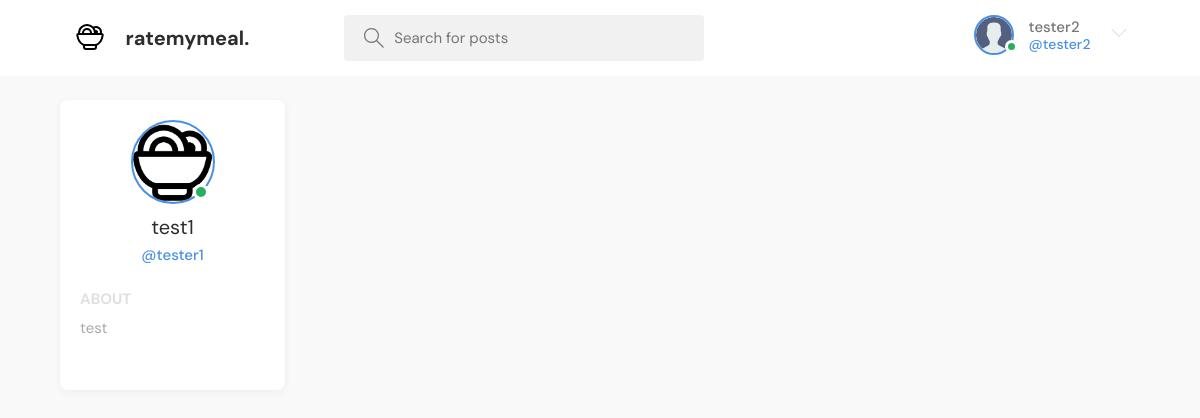
Screenshot of /profile/6/ (signed in) with the database file from the repository.
### base/models.py (models this page shows, shortened)
class User(AbstractUser):
    name = models.CharField(max_length=200, null=True)
    email = models.EmailField(unique=True, null=True)
    bio = models.TextField(null=True)
    avatar = models.ImageField(null=True, default="avatar.svg")
    USERNAME_FIELD = 'email'
    REQUIRED_FIELDS = ['username']

### base/views.py (the view)
# urls.py: path('profile/<str:pk>/', views.userProfile, name="user-profile"),
def userProfile(request, pk):
    user = get_object_or_404(User, id=pk)
    reviews = Review.objects.filter(user=user)
    return render(request, 'base/profile.html', {'user': user, 'reviews': reviews})

### base/templates/base/profile.html (shortened to what this page needs)
{% extends 'main.html' %}
{% block content %}
<main class="profile-page layout layout--3">
  <div class="container">
    <div class="itemList">
      <div class="profile">
        <div class="profile__avatar">
          <div class="avatar avatar--large active">
            <img src="{{user.avatar.url}}" />
          </div>
        </div>
        <div class="profile__info">
          <h3>{{user.name}}</h3>
          <p>@{{user.username}}</p>
        </div>
        <div class="profile__about">
          <h3>About</h3>
          <p>
            {{user.bio}}
          </p>
        </div>
      </div>
    </div>
  </div>
</main>
{% endblock content %}

### templates/navbar.html (shortened to what this page needs)
{% load static %}
<header class="header header--loggedIn">
    <div class="container">
        <a href="{% url 'home' %}" class="header__logo">
            <img src="{% static 'images/foodlogo.svg' %}" />
            <h1>ratemymeal.</h1>
        </a>
        <form class="header__search" method="GET" action="{% url 'home' %}">
            <label>
                <input name="q" placeholder="Search for posts" />
            </label>
        </form>
        <nav class="header__menu">
            {% if request.user.is_authenticated %}
            <div class="header__user">
                <a href="{% url 'update-user' %}">
                    <div class="avatar avatar--medium active">
                        <img src="{{request.user.avatar.url}}" />
                    </div>
                    <p>{{request.user.username}} <span>@{{request.user.username}}</span></p>
                </a>
                <button class="dropdown-button">
                    <svg version="1.1" xmlns="http://www.w3.org/2000/svg" width="32" height="32" viewBox="0 0 32 32">
                        <title>chevron-down</title>
                        <path d="M16 21l-13-13h-3l16 16 16-16h-3l-13 13z"></path>
                    </svg>
                </button>
            </div>
            {% else %}
            <a href="{% url 'login' %}">
                <img src="{% static 'images/avatar.svg' %}" />
                <p>Login</p>
            </a>
            {% endif %}
        </nav>
    </div>
</header>

### static/styles/style.css (style rules this page uses)
:root { --color-main: #4a90e2; --color-main-light: #e8f0fe; --color-dark: #ffffff; --color-dark-medium: #f1f1f1; --color-dark-light: #e0e0e0; --color-light: #2d2d2d; --color-gray: #777777; --color-light-gray: #aaaaaa; --color-bg: #f9f9f9; --color-success: #27ae60; --color-error: #e74c3c; }
* { font-family: "DM Sans", -apple-system, BlinkMacSystemFont, "Segoe UI", Roboto, Oxygen, Ubuntu, Cantarell, "Open Sans", "Helvetica Neue", sans-serif; margin: 0; padding: 0; box-sizing: border-box; text-rendering: optimizeLegibility; font-size: inherit; }
html { font-size: 56.25%; }
@media only screen and (min-width: 1200px) { html { font-size: 62.5%; } }
body { line-height: 1.6; font-weight: 400; font-size: 1.5rem; color: var(--color-light-gray); background-color: var(--color-bg); min-height: 100vh; }
img { width: 100%; }
a { display: inline-block; color: var(--color-main); text-decoration: none; }
.container { max-width: 120rem; width: 90%; margin: auto; }
.avatar { position: relative; display: inline-block; border-radius: 50%; border: 2px solid var(--color-main); }
.avatar img { display: block; border-radius: 50%; object-fit: cover; object-position: center; }
.avatar::after { content: ""; display: block; position: absolute; background-color: var(--color-gray); z-index: 111; border-radius: 50%; border: 0.3rem solid var(--color-dark); }
.avatar.active::after { background-color: var(--color-success); }
.avatar.avatar--medium img { width: 3.6rem; height: 3.6rem; border-radius: 50%; }
.avatar.avatar--medium:after { width: 0.7rem; height: 0.7rem; bottom: 0px; right: -6px; }
.avatar.avatar--large img { display: block; width: 8rem; height: 8rem; border-radius: 50%; }
.avatar.avatar--large:after { width: 1rem; height: 1rem; bottom: 2px; right: 3.5px; }
.header { padding: 1.5rem; background-color: var(--color-dark); }
.header > .container { display: flex; gap: 9.5rem; }
.header__logo, .header__user { display: flex; gap: 2rem; align-items: center; }
.header__logo > img { height: 3.2rem; width: 3.2rem; }
.header__logo > h1 { font-weight: 700; font-size: 2rem; color: var(--color-light); }
.header__search > label { background-color: var(--color-dark-medium); padding: 1.3rem 1rem; display: flex; align-items: center; gap: 1rem; border-radius: 4px; }
.header__search svg { fill: var(--color-gray); width: 2rem; height: 2rem; margin-left: 1rem; }
.header__search input { width: 30rem; background: transparent; border: none; outline: none; color: var(--color-light); }
.header__menu { margin-left: auto; position: relative; }
.header__menu a { display: flex; gap: 1.5rem; align-items: center; font-weight: 500; text-decoration: none; color: var(--color-gray); }
.header__menu img { height: 3.6rem; }
.header__menu p { line-height: 1.2; }
.header__menu span { color: var(--color-main); font-weight: 500; font-size: 1.4rem; display: block; }
.header__menu svg { width: 1.6rem; height: 1.6rem; fill: var(--color-dark-light); }
.dropdown-button { background: transparent; border: 0; outline: 0; cursor: pointer; }
.layout { margin-top: 2.4rem; }
.layout > .container { display: flex; justify-content: space-between; align-items: flex-start; }
.layout--3 > .container > div:first-child { flex-basis: 18%; max-width: 22.5rem; }
.layout--3 > .container > div:last-child { flex-basis: 25%; }
.itemList { margin-bottom: 2.4rem; background-color: var(--color-dark); border-radius: 1rem; padding: 2rem; }
.profile { margin-bottom: 3rem; }
.profile__avatar { text-align: center; }
.profile__info { text-align: center; }
.profile__info h3 { font-size: 2rem; color: var(--color-light); font-weight: 400; }
.profile__info p { color: var(--color-main); font-weight: 500; margin-bottom: 1rem; }
.profile__about { margin-top: 2rem; }
.profile__about h3 { text-transform: uppercase; color: var(--color-dark-light); margin-bottom: 0.5rem; }
.itemList { margin-bottom: 2rem; padding: 2rem; border-radius: 8px; background: var(--color-dark); box-shadow: 0 2px 8px rgba(0, 0, 0, 0.05); }

### rows the page displays
User: user.avatar (placeholder picture), user.username "tester2"
User: avatar (picture), name "test1", username "tester1", bio "test"
